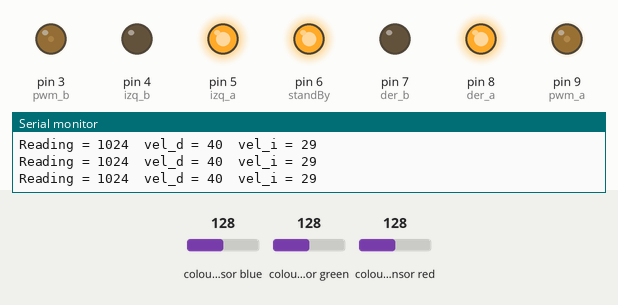
A sketch run on a simulated Arduino Uno, built with avr-gcc and run on an emulated ATmega328P. Parts: output pins drawn as LEDs (lit = HIGH), the last lines printed to the serial monitor. The inputs (shaded band) are chosen by the test bench; at power-on: colour sensor red 128, colour sensor blue 128, colour sensor green 128.

Above: at 1.2 s.
1.3 s: colour sensor red set to 5
At 2.3 s:
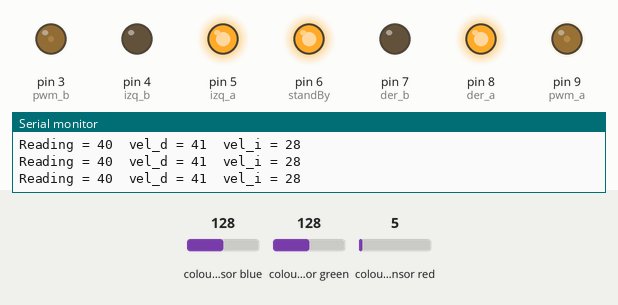
4.3 s: colour sensor red set to 250
At 4.9 s:
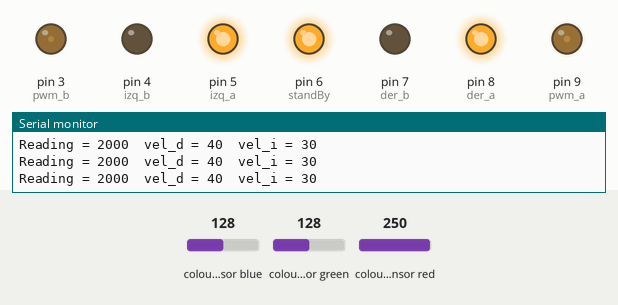
Timing chart, 0 to 7.3 s (numbered marks = the images above; inputs shaded):
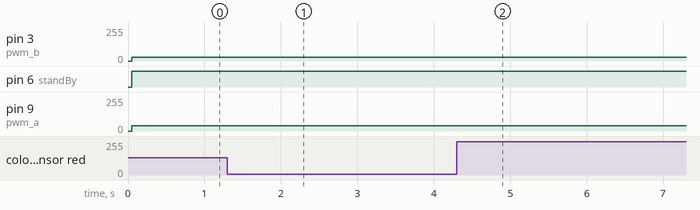

Measured:
- after the input at 1.3 s, pin 3 (pwm_b): 29/255 → 28/255 at once; pin 9 (pwm_a): 40/255 → 41/255 at once
- after the input at 4.3 s, pin 3 (pwm_b): 28/255 → 30/255 at once; pin 9 (pwm_a): 41/255 → 40/255 at once

The sketch:

prueba_seguidor_v2.ino
```cpp
#include <Wire.h>
#include "Adafruit_TCS34725.h"


Adafruit_TCS34725 tcs = Adafruit_TCS34725(TCS34725_INTEGRATIONTIME_614MS, TCS34725_GAIN_1X);

const int pwm_a = 9;
const int der_a = 8;
const int der_b = 7;
const int pwm_b = 3;
const int izq_a = 5;
const int izq_b = 4;
const int standBy = 6;

const int max_vel = 35;

int vel_d = 90;
int vel_i = 90;

float Kp = 0.001;
float error;

  void pid_check(int lectura){
    error = 7000 - lectura;

    vel_i = max_vel - Kp*error;
    vel_d = max_vel + Kp*error;

    if(vel_d > 255){
      vel_d = 255;
    }
    if(vel_d<0){
      vel_d = 0;
    }
    if(vel_i > 255){
      vel_i = 255;
    }
    if(vel_i<0){
      vel_i = 0;
    }

    digitalWrite(standBy, HIGH);

  }

void setup(void) {
  Serial.begin(9600);

  if (tcs.begin()) {
    Serial.println("Found sensor");
  } else {
    Serial.println("No TCS34725 found ... check your connections");
    while (1);
  }
  pinMode(standBy, OUTPUT);
pinMode(pwm_a, OUTPUT);
pinMode(der_a, OUTPUT);
pinMode(der_b, OUTPUT);
pinMode(pwm_b, OUTPUT);
pinMode(izq_a, OUTPUT);
pinMode(izq_b, OUTPUT);
digitalWrite(standBy, LOW);
digitalWrite(izq_a,HIGH);
  digitalWrite(izq_b,LOW);
  digitalWrite(der_a,HIGH);
  digitalWrite(der_b,LOW);

}


void loop(void) {
  uint16_t r, g, b, c;
  tcs.getRawData(&r, &g, &b, &c);
  int realvalue = r;
  pid_check(realvalue);
  Serial.print("Reading = ");
    Serial.print(realvalue);
    Serial.print("  vel_d = ");
    Serial.print(vel_d);
    Serial.print("  vel_i = ");
    Serial.println(vel_i);

    analogWrite(pwm_a,vel_d);//front
    analogWrite(pwm_b,vel_i);

}
```
